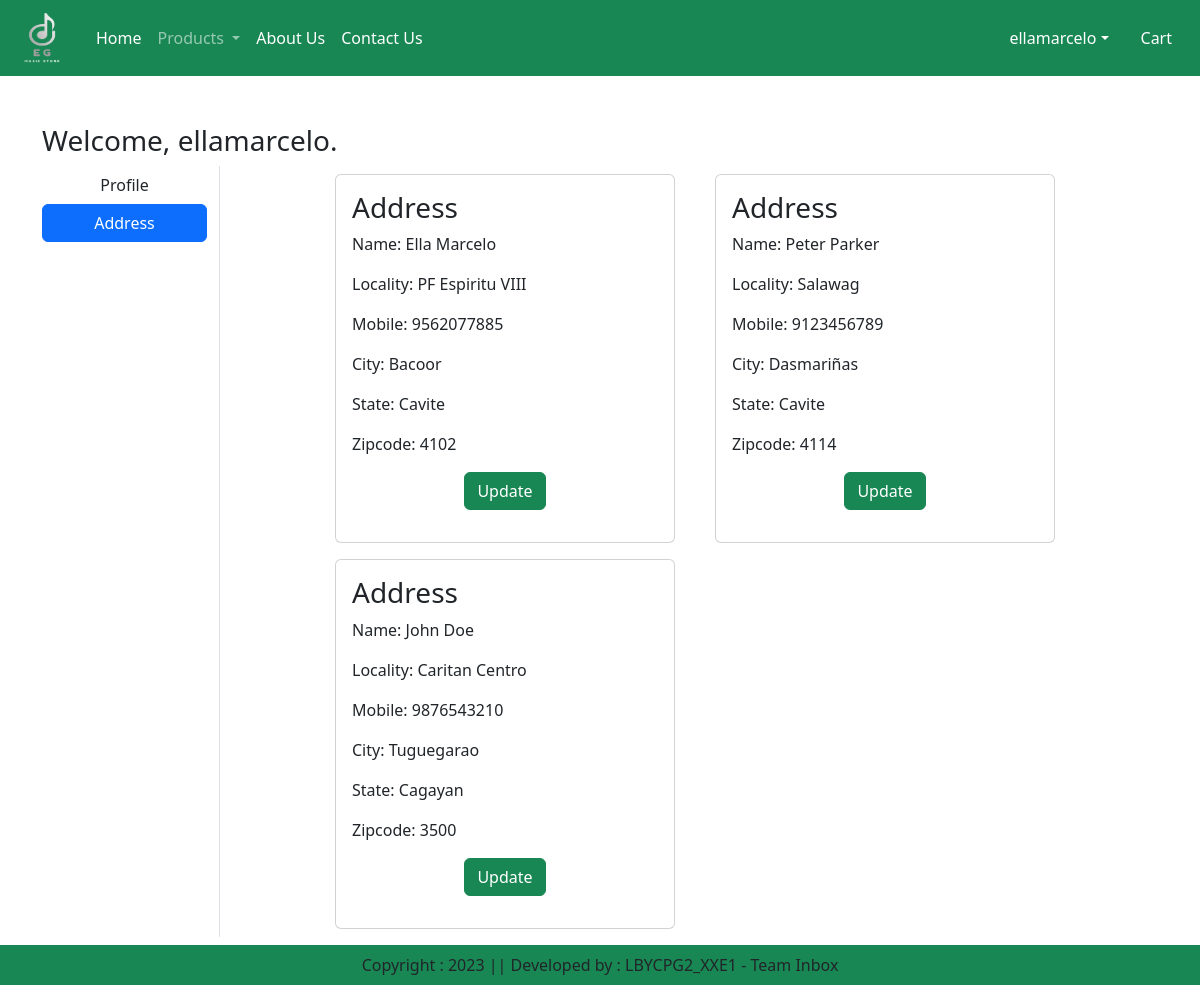
The page /address/ (signed in) on the database its author committed.
### app/models.py (models this page shows, shortened)
class Customer(models.Model):
	user = models.ForeignKey(User, on_delete = models.CASCADE)
	name = models.CharField(max_length = 200)
	locality = models.CharField(max_length = 200)
	city = models.CharField(max_length = 50)
	mobile = models.IntegerField(default = 0)
	zipcode = models.IntegerField()
	state = models.CharField(choices = STATE_CHOICES, max_length = 100)

### app/views.py (the view)
# urls.py: path("address/", views.address, name="address"),
def address(request):
	add = Customer.objects.filter(user = request.user)
	return render(request, "app/address.html", locals())

### app/templates/app/address.html (shortened to what this page needs)
{% extends 'app/base.html' %}
{% load static %}
{% block main-content %}
	<div class="container my-5">
		<div class="row">
			<h3>Welcome, {{ request.user }}.</h3>
			<div class="col-sm-2 border-end">
				<ul class="list-unstyled">
					<li class="d-grid"><a href="{% url 'profile' %}" class="btn">Profile</a></li>
					<li class="d-grid"><a href="{% url 'address' %}" class="btn btn-primary">Address</a></li>
				</ul>
			</div>
			<div class="col-sm-8 offset-sm-1">
				<div class="row">
					{% for ad in add %}
						<div class="col-sm-6">
							<div class="card m-2">
								<div class="card-body">
									<h3>Address {{ forloop.continue }}</h3>
									<p>Name: {{ad.name}}</p>
									<p>Locality: {{ad.locality}}</p>
									<p>Mobile: {{ad.mobile}}</p>
									<p>City: {{ad.city}}</p>
									<p>State: {{ad.state}}</p>
									<p>Zipcode: {{ad.zipcode}}</p>
									<p class="text-center"><a href="{% url 'updateAddress' pk=ad.id %}" type="button" class="btn btn-success">Update</a></p>
								</div>
							</div>
						</div>
					{% endfor %}
				</div>
			</div>
		</div>
	</div>
{% endblock main-content %}

### app/templates/app/base.html (shortened to what this page needs)
{% load static %}
<html lang = "en">
<head>
	<link href="https://cdn.jsdelivr.net/npm/bootstrap@5.3.0-alpha3/dist/css/bootstrap.min.css" rel="stylesheet">
	<link rel="stylesheet" href="{% static 'app/css/owl.carousel.min.css' %}">
	<link rel="stylesheet" href="{% static 'app/css/all.min.css' %}">
	<link rel="stylesheet" href="{% static 'app/css/style.css' %}">
</head>
<body>
	<nav class="navbar navbar-expand-lg navbar-dark bg-success">
	  <div class="container-fluid">
	    <a class="navbar-brand" href="#">
	    	<img src="{% static 'app/images/logo_final.png' %}" width="60" height="50" />
	    </a>
	    <div class="collapse navbar-collapse" id="navbarSupportedContent">
	      <ul class="navbar-nav me-auto mb-2 mb-lg-0">
	      	{% if request.user.is_authenticated %}
	        <li class="nav-item">
	          <a class="nav-link active" aria-current="page" href="/">Home</a>
	        </li>
	        <li class="nav-item dropdown">
	          <a class="nav-link dropdown-toggle" href="#" role="button" data-bs-toggle="dropdown" aria-expanded="false">
	            Products
	          </a>
	        </li>
	        <li class="nav-item">
	          <a class="nav-link text-white" href="{% url 'about' %}">About Us</a>
	        </li>
	        <li class="nav-item">
	          <a class="nav-link text-white" href="{% url 'contact' %}">Contact Us</a>
	        </li>
	      </ul>
	    </div>
	    <ul class="navbar-nav me-auto mb-2 mb-lg-0">
	    	<li class="nav-item dropdown mx-2">
	    		<a class="nav-link dropdown-toggle text-white" href="#" id="profileDropdown" role="button" data-bs-toggle="dropdown" aria-expanded="false">{{ request.user }}</a>
	    	</li>
	    	<li class="nav-item mx-2">
	    		<a href="{% url 'showcart' %}" class="nav-link text-white">Cart</a>
	    	</li>
	    	{% endif %}
	    </ul>
	  </div>
	</nav>
	{% block main-content %}{% endblock main-content %}
	<footer class="container-fluid fixed-bottom bg-success text-center p-2 mt-5">
		Copyright : 2023 || Developed by : LBYCPG2_XXE1 - Team Inbox
	</footer>
</body>
</html>

### rows shown on the page
Customer: name "Ella Marcelo", locality "PF Espiritu VIII", mobile "9562077885", city "Bacoor", state "Cavite", zipcode "4102"
Customer: name "Peter Parker", locality "Salawag", mobile "9123456789", city "Dasmariñas", state "Cavite", zipcode "4114"
Customer: name "John Doe", locality "Caritan Centro", mobile "9876543210", city "Tuguegarao", state "Cagayan", zipcode "3500"

### other values the page prints
{{ request.user }} "ellamarcelo"
